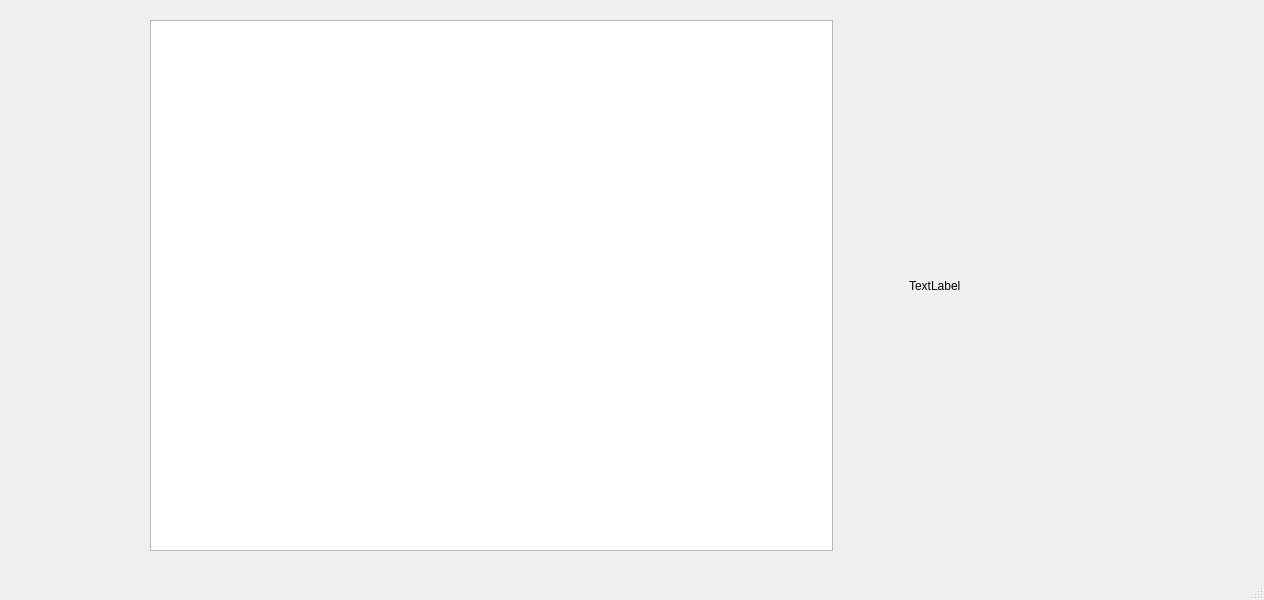
<?xml version="1.0" encoding="UTF-8"?>
<ui version="4.0">
 <class>MainWindow</class>
 <widget class="QMainWindow" name="MainWindow">
  <property name="geometry">
   <rect>
    <x>0</x>
    <y>0</y>
    <width>1264</width>
    <height>600</height>
   </rect>
  </property>
  <property name="windowTitle">
   <string>MainWindow</string>
  </property>
  <widget class="QWidget" name="centralwidget">
   <widget class="QWidget" name="">
    <property name="geometry">
     <rect>
      <x>150</x>
      <y>20</y>
      <width>811</width>
      <height>531</height>
     </rect>
    </property>
    <layout class="QGridLayout" name="gridLayout">
     <item row="0" column="3">
      <widget class="QLabel" name="label">
       <property name="text">
        <string>TextLabel</string>
       </property>
      </widget>
     </item>
     <item row="0" column="1">
      <widget class="QTreeView" name="treeView"/>
     </item>
     <item row="0" column="2">
      <spacer name="horizontalSpacer">
       <property name="orientation">
        <enum>Qt::Horizontal</enum>
       </property>
       <property name="sizeType">
        <enum>QSizePolicy::Fixed</enum>
       </property>
       <property name="sizeHint" stdset="0">
        <size>
         <width>70</width>
         <height>20</height>
        </size>
       </property>
      </spacer>
     </item>
    </layout>
   </widget>
  </widget>
  <widget class="QMenuBar" name="menubar">
   <property name="geometry">
    <rect>
     <x>0</x>
     <y>0</y>
     <width>1264</width>
     <height>25</height>
    </rect>
   </property>
  </widget>
  <widget class="QStatusBar" name="statusbar"/>
 </widget>
 <resources/>
 <connections/>
</ui>
